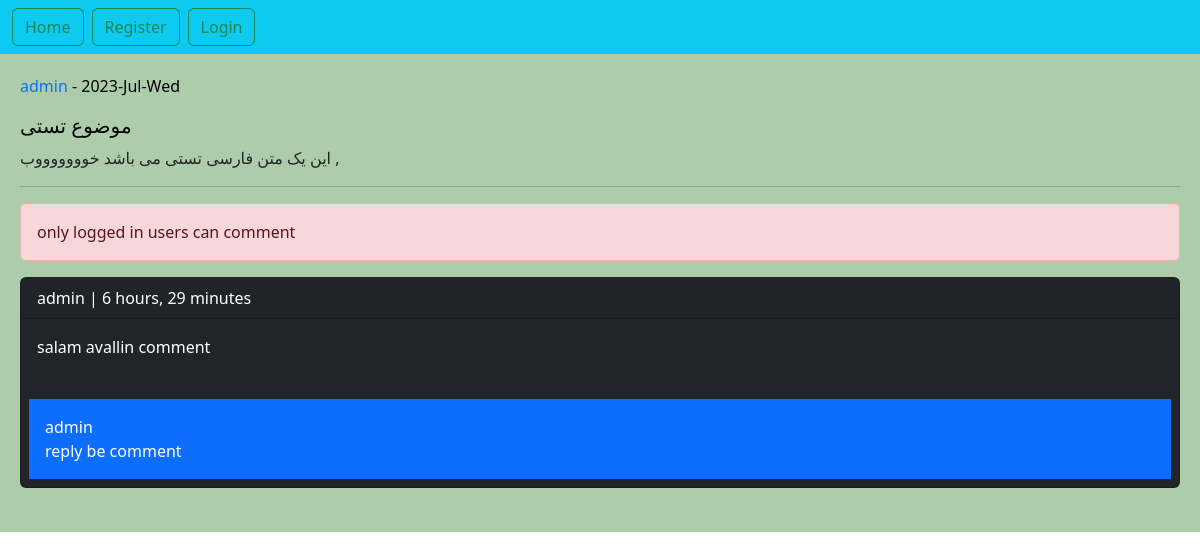
The app's page /post/11/yn-ykh-mtn-frsy-tsty-my-bshd/ with its own data.
### home/models.py (models this page shows, shortened)
class Post(models.Model):
    user = models.ForeignKey(User, on_delete=models.CASCADE,
                             related_name='posts')  # اگر یک یوزر حذف شد پست هایش نیز حذف می شود.
    title = models.CharField(max_length=240)
    body = models.TextField()
    slug = models.SlugField()
    created = models.DateTimeField(auto_now_add=True)
    updated = models.DateTimeField(auto_now=True)
    class Meta:
        ordering = ['-created']  # مرتب سازی پست ها بر اساس تاریخ

class Comment(models.Model):
    user = models.ForeignKey(User, on_delete=models.CASCADE, related_name='ucomments')
    post = models.ForeignKey(Post, on_delete=models.CASCADE, related_name='pcomments')
    reply = models.ForeignKey('self', on_delete=models.CASCADE, related_name='rcomments', blank=True, null=True)
    is_reply = models.BooleanField(default=False)
    body = models.TextField(max_length=400)
    created = models.DateTimeField(auto_now_add=True)

### home/views.py (the view, shortened to what this page needs)
# urls.py: path('post/<int:post_id>/<slug:post_slug>/', views.PostDetailView.as_view(), name='post_detail'),
class PostDetailView(View):
    form_class = CommentCreateForm
    form_class_reply = CommentReplyForm
    def setup(self, request, *args, **kwargs):
        self.post_instance = get_object_or_404(Post, pk=kwargs['post_id'], slug=kwargs['post_slug'])
        return super().setup(request, *args, **kwargs)
    def get(self, request, *args, **kwargs):
        comments = self.post_instance.pcomments.filter(is_reply=False)
        can_like = False
        if request.user.is_authenticated and self.post_instance.user_can_like(request.user):
            can_like = True
        return render(request, 'home/detail.html',
                      {'post': self.post_instance,
                       'comments': comments,
                       'form': self.form_class,
                       'reply_form': self.form_class_reply,
                       'can_like': can_like
                       })

### home/templates/home/detail.html (shortened to what this page needs)
{% extends 'base.html' %}
{% block content %}
    <p style="color: black;"><a href="{% url 'account:user_profile' post.user.id %}"
                                style="text-decoration: none">{{ post.user }}</a> - {{ post.updated|date:"Y-M-D" }}</p>
    <h5 style="color: black">{{ post.title }}</h5>
    <p>{{ post.body }}</p>
    <hr>
    {% if request.user.is_authenticated %}
        <a href="{% url 'home:post_like' post.id %}" class="{% if can_like %}
        disabled
        {% endif %} btn btn-primary col-md-2">Like {{ post.likes_count }}</a>
        <form action="" method="post">
            {% csrf_token %}
            {{ form.as_div }}
            <input type="submit" value="send">
        </form>
        <br>
    {% else %}
        <p class="alert alert-danger">only logged in users can comment</p>
    {% endif %}
    {% for comment in comments %}
        <div class="card bg-dark text-white">
            <p class="card-header">{{ comment.user }} | {{ comment.created | timesince }}</p>
            <p class="card-body">{{ comment.body }}</p>
            {% with replies=comment.rcomments.all %}
                {% for reply in replies %}
                    <p class="bg-primary p-3 m-2">{{ reply.user }}<br> {{ reply.body }}</p>
                {% endfor %}
            {% endwith %}
        </div>
        <br>
    {% empty %}
        <p>No comments yet!</p>
    {% endfor %}
{% endblock %}

### records on screen
Post: user "admin", updated "2023-Jul-Wed", title "موضوع تستی", body "این یک متن فارسی تستی می باشد خوووووووب ,"
Comment: user "admin", created "6 hours, 29 minutes", body "salam avallin comment"
Comment: user "admin", body "reply be comment"
